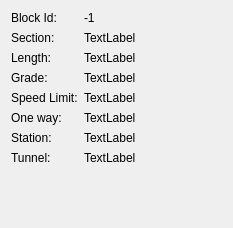
<?xml version="1.0" encoding="UTF-8"?>
<ui version="4.0">
 <class>BlockGeoDialog</class>
 <widget class="QDialog" name="BlockGeoDialog">
  <property name="geometry">
   <rect>
    <x>0</x>
    <y>0</y>
    <width>233</width>
    <height>228</height>
   </rect>
  </property>
  <property name="windowTitle">
   <string>Block Info</string>
  </property>
  <layout class="QFormLayout" name="formLayout_2">
   <item row="0" column="0">
    <widget class="QLabel" name="label">
     <property name="text">
      <string>Block Id:</string>
     </property>
    </widget>
   </item>
   <item row="0" column="1">
    <widget class="QLabel" name="blockIdLabel">
     <property name="text">
      <string>-1</string>
     </property>
    </widget>
   </item>
   <item row="1" column="0">
    <widget class="QLabel" name="label_2">
     <property name="text">
      <string>Section:</string>
     </property>
    </widget>
   </item>
   <item row="1" column="1">
    <widget class="QLabel" name="sectionLabel">
     <property name="text">
      <string>TextLabel</string>
     </property>
    </widget>
   </item>
   <item row="2" column="0">
    <widget class="QLabel" name="label_4">
     <property name="text">
      <string>Length:</string>
     </property>
    </widget>
   </item>
   <item row="2" column="1">
    <widget class="QLabel" name="lengthLabel">
     <property name="text">
      <string>TextLabel</string>
     </property>
    </widget>
   </item>
   <item row="3" column="0">
    <widget class="QLabel" name="label_6">
     <property name="text">
      <string>Grade:</string>
     </property>
    </widget>
   </item>
   <item row="4" column="0">
    <widget class="QLabel" name="label_7">
     <property name="text">
      <string>Speed Limit:</string>
     </property>
    </widget>
   </item>
   <item row="3" column="1">
    <widget class="QLabel" name="gradeLabel">
     <property name="text">
      <string>TextLabel</string>
     </property>
    </widget>
   </item>
   <item row="4" column="1">
    <widget class="QLabel" name="speedLimitLabel">
     <property name="text">
      <string>TextLabel</string>
     </property>
    </widget>
   </item>
   <item row="5" column="0">
    <widget class="QLabel" name="label_3">
     <property name="text">
      <string>One way:</string>
     </property>
    </widget>
   </item>
   <item row="5" column="1">
    <widget class="QLabel" name="onewayLabel">
     <property name="text">
      <string>TextLabel</string>
     </property>
    </widget>
   </item>
   <item row="6" column="0">
    <widget class="QLabel" name="label_5">
     <property name="text">
      <string>Station:</string>
     </property>
    </widget>
   </item>
   <item row="6" column="1">
    <widget class="QLabel" name="stationLabel">
     <property name="text">
      <string>TextLabel</string>
     </property>
    </widget>
   </item>
   <item row="7" column="0">
    <widget class="QLabel" name="label_8">
     <property name="text">
      <string>Tunnel:</string>
     </property>
    </widget>
   </item>
   <item row="7" column="1">
    <widget class="QLabel" name="tunnelLabel">
     <property name="text">
      <string>TextLabel</string>
     </property>
    </widget>
   </item>
  </layout>
 </widget>
 <resources/>
 <connections/>
</ui>
